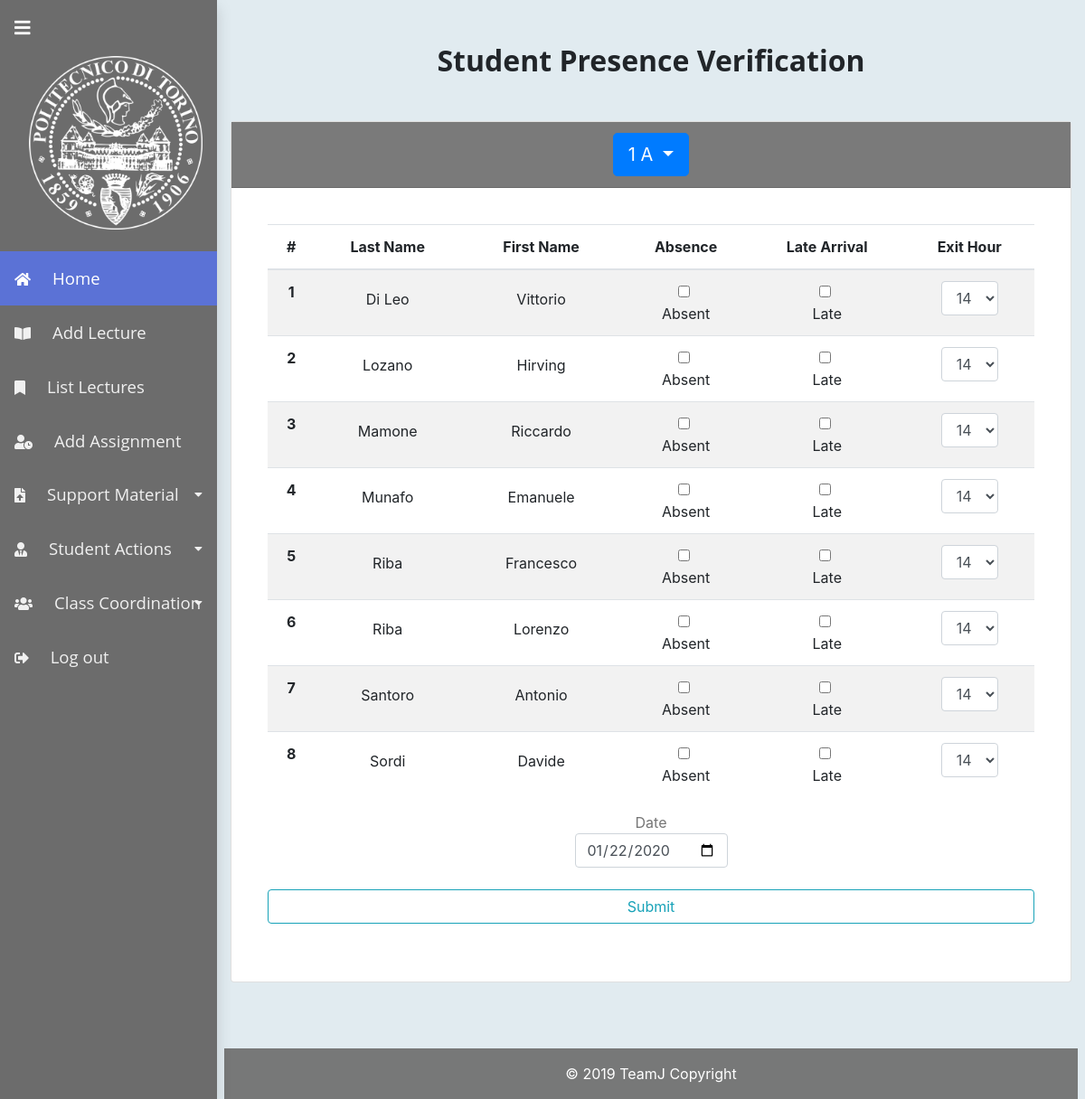
The app's page /usergroup/teacher/addAbsence.php?classID=1&date=2020-01-22 (signed in) with its own data.
### tables this page shows
CREATE TABLE `Student` (
  `ID` int(11) NOT NULL,
  `Name` varchar(50) NOT NULL,
  `Surname` varchar(50) NOT NULL,
  `AverageLastSchool` float NOT NULL,
  `CF` varchar(16) NOT NULL,
  `SpecificClassID` int(11) NOT NULL
);

### classes/teacher.class.php (called while the page is built, shortened)
<?php
class teacher extends user {
	public function get_teacher_ID() {
		return isset($_SESSION['teacherID']) ? $_SESSION['teacherID'] : -1;
	}
	public function get_assigned_classes_names() {
		$classes = array();
		$conn = $this->connectMySQL();
		$stmt = $conn->prepare("SELECT DISTINCT ttc.SpecificClassID as ClassID, sc.YearClassID as YearClass, sc.Section as Section
                                      from TopicTeacherClass ttc, SpecificClass as sc
                                      WHERE sc.ID = ttc.SpecificClassID and TeacherID=?");
		$teacherID = $this->get_teacher_ID();
		$stmt->bind_param('i', $teacherID);
		$stmt->execute();
		$res = $stmt->get_result();
		if ($res->num_rows <= 0) {
			return false;
		} else {
			while ($row = $res->fetch_assoc()) {
				array_push($classes, $row);
			}
		}
		return $classes;
	}
    public function get_students_by_class_id($classID) {
        $students = array();
        $conn = $this->connectMySQL();
        $stmt = $conn->prepare("SELECT ID, Name, Surname
	                                  FROM Student
	                                  WHERE SpecificClassID = ?
	                                  ORDER BY Surname,Name,ID;");
        $stmt->bind_param('i', $classID);
        $stmt->execute();
        $res = $stmt->get_result();
        if ($res > 0) {
            while ($row = $res->fetch_assoc()) {
                array_push($students, $row);
            }
        }
        return $students;
    }
}

### usergroup/teacher/addAbsence.php (the view, shortened to what this page needs)
<?php
$teacher = new teacher();
if (isset($_GET['operation_result'])) {
    switch ($_GET['operation_result']) {
        case 1:
            $content .= '
                <div class="alert alert-success" role="alert">
                    Absences successfully registered. <a href="addAbsence.php" class="alert-link">Keep registering absence</a> or <a href="../teacher/index.php" class="alert-link">back to your homepage.</a>
                </div>';
            break;
        case 0:
            $content .= '
                <div class="alert alert-danger" role="alert">
                    Error in uploading students\' absence. <a href="addAbsence.php" class="alert-link">Retry </a> or <a href="../teacher/index.php" class="alert-link">back to your homepage.</a>
                </div>';
            break;
        case -1:
            $content .= '
                <div class="alert alert-danger" role="alert">
                    Error <a href="addAbsence.php" class="alert-link">Retry </a> or <a href="../teacher/index.php" class="alert-link">back to your homepage.</a>
                </div>';
            break;
        case -2:
            $content .= '
                <div class="alert alert-danger" role="alert">
                    No student selected. <a href="addAbsence.php" class="alert-link">Retry </a> or <a href="../teacher/index.php" class="alert-link">back to your homepage.</a>
                </div>';
            break;
        default:
            $content .= '
                <div class="alert alert-dark" role="alert">
                    Operation not allowed.
                </div>';
    }
} else {
    $classes = $teacher->get_assigned_classes_names();
    $drop_down = "";
    if(isset($_GET['date']))
        $today = $_GET['date'];
    else
        $today = date("Y-m-d");
    for ($i = 0; $i < sizeof($classes); $i++) {
        $classID = $classes[$i]['ClassID'];
        $yearSection = $classes[$i]['YearClass'] . " " . $classes[$i]['Section'];
        $drop_down .= '<a class="dropdown-item" href="addAbsence.php?classID='.$classID.'&date='.$today.'">'.$yearSection.'</a>';
    }
    if (!isset($_GET['classID']) && empty($_POST)) {
        $content = '
                <div class="card text-center">
                    <div class="card-header" style="background-color:rgba(108,108,108,0.9);color:white">
                        <div class="btn-group">
                            <button type="button" class="btn btn-primary dropdown-toggle btn-lg" data-toggle="dropdown" aria-haspopup="true" aria-expanded="false">
                                Choose a class
                            </button>
                            <div class="dropdown-menu">'.
                                $drop_down.
                            '</div>
                        </div>
                    </div>
                    <div class="card-body">
                        <p class="card-text">Select a class to insert a new absence record.</p>
                    </div>
                </div>';
    } else if (isset($_GET['classID'])) {
        $students_info = $teacher->get_students_by_class_id($_GET['classID']);
        $classID =  $_GET['classID'];
        if(isset($_GET['date']))
            $today = $_GET['date'];
        else
            $today = date("Y-m-d");
        for ($i = 0; $i < sizeof($classes); $i++) {
            $yearSection = $classes[$i]['YearClass'] . " " . $classes[$i]['Section'];
            if ($classes[$i]['ClassID'] == $classID){
                break;
            }
        }
        $id_status = array();
        $table_content = '<div class="card-body">
                            <form method="post" class="form-inline" style="color:#757575" action="addAbsence.php">
                            <table class="table table-striped">
                            <thead>
                                <tr>
                                <th scope="col">#</th>
                                <th scope="col">Last Name</th>
                                <th scope="col">First Name</th>
                                <th scope="col">Absence</th>
                                <th scope="col">Late Arrival</th>
                                <th scope="col">Exit Hour</th>
                                </tr>
                            </thead>
                            <tbody>';
        for ($i = 0; $i < sizeof($students_info); $i++) {
            $name = $students_info[$i]['Name'];
            $surname = $students_info[$i]['Surname'];
            $id = $students_info[$i]['ID'];
            $stud_num =$i+1;
            $status = $id_status[$id];
            $inputAbsent = "<input type=\"checkbox\" class=\"form-check-input\" id=\"absence_$id\" name=\"absence_$id\" value=\"yes\">";
            $inputLate = "<input type=\"checkbox\" class=\"form-check-input\" id=\"late_$id\" name=\"late_$id\" value=\"yes\" >";
            $inputEarlyExit = "<select class=\"form-control text-center\" name=\"early_exit_hour_$id\">
                                              <option value=\"6\">14</option>
                                              <option value=\"5\">13</option>
                                              <option value=\"4\">12</option>
                                              <option value=\"3\">11</option>
                                              <option value=\"2\">10</option>
                                              <option value=\"1\">9</option>
                                            </select>";
            if(!$status)
                $status="none";
            $table_content .= <<<OUT
                            <tr>
                                <th scope="row">$stud_num</th>
                                    <td><div class="col-xs-2 m-2">$surname</div></td>
                                    <td><div class="col-xs-2 m-2">$name</div></td>
                                    <td>
                                        $inputAbsent
                                        <label class="form-check-label" id="absence_label_$id" for="exampleCheck1">Absent</label>
                                        <input type="text" class="form-check-input" id="status_$id" name="status_$id" value="$status" hidden>
                                    </td>
                                    <td>
                                        $inputLate
                                        <label class="form-check-label" id="late_label_$id" for="exampleCheck1">Late</label>
                                    </td>
                                    <td>
                                        <div class="form-group justify-content-center">
                                            $inputEarlyExit
                                        </div>
                                    </td>
                            </tr>
OUT;
        }
        $table_content .= '
                                    </tbody>
                                    </table>';
        $table_content .= '
                            <div class="col-sm-12">
                                        <label for="date">Date</label>
                                        <input type="date" id="date" class="form-control" name="date" onchange="changedDate(this)" value="'.$today.'">
                            </div>
                            <button class="btn btn-outline-info btn-rounded btn-block my-4 waves-effect z-depth-0" type="submit">Submit</button>
                        </form>
                        </div>
                        </div>';
        $content = '
                <div class="card text-center">
                <script type="text/javascript"><!--
                function changedDate(elem){
                    let date = elem.value;
                    let id = window.location.search.substr(1).split("&")[0].split("=")[1];
                    window.location.replace("addAbsence.php?classID="+id+"&date="+date);
                }
                --></script>
                    <div class="card-header" style="background-color:rgba(108,108,108,0.9);color:white">
                        <div class="btn-group">
                            <button type="button" class="btn btn-primary dropdown-toggle btn-lg" data-toggle="dropdown" aria-haspopup="true" aria-expanded="false">
                            '.$yearSection.'
                        </button>
                        <div class="dropdown-menu">
                            '.$drop_down.'
                        </div>
                        </div>
                    </div>
                <div class="card-body">'.
                $table_content;
    } else if (!empty($_POST)) {
        $classID = $_SESSION['classID'];
        $students_info = $teacher->get_students_by_class_id($classID);
        if (sizeof($students_info) == 0) {
            header("Location: addAbsence.php?operation_result=-1");
            exit();
        }
        $counter = 0;
        for ($i = 0; $i < sizeof($students_info); $i++) {
            $id = $students_info[$i]['ID'];
            if (isset($_POST["absence_$id"])&&isset($_POST["status_$id"])) {
                $absent = $_POST["absence_$id"] == 'yes';
                $status = $_POST["status_$id"] != 'Absent';
                $date = $_POST['date'];
                if(!$date){
                    $date = date("Y-m-d H:i:s");
                } else {
                    $newD = date_create($date);
                    date_time_set($newD,00,00,00);
                    $date= date_format($newD,"Y-m-d H:i:s");
                }
                if ($absent and $status) {
                    $res = $teacher->register_absence($id, $date);
                    if (!$res) {
                        header("Location: addAbsence.php?operation_result=0");
                        exit();
                    }
                    $counter++;
                }
            }
        }
        for ($i = 0; $i < sizeof($students_info);$i++){
            $id = $students_info[$i]['ID'];
            if(isset($_POST["early_exit_hour_$id"])&&isset($_POST["status_$id"])){
                $earlyExit = $_POST["early_exit_hour_$id"] != 6;
                $status = $_POST["status_$id"] != 'Absent';
                $date = $_POST['date'];
                if(!$date){
                    $date = date("Y-m-d H:i:s");
                } else {
                    $newD = date_create($date);
                    date_time_set($newD,00,00,00);
                    $date= date_format($newD,"Y-m-d H:i:s");
                }
                if($earlyExit and $status){
                    $res = $teacher->register_early_exit($id,$date,$_POST["early_exit_hour_$id"]);
                    if (!$res) {
                        header("Location: addAbsence.php?operation_result=0");
                        exit();
                    }
                    $counter++;
                }
            }
        }
        for ($i = 0; $i < sizeof($students_info); $i++) {
            $id = $students_info[$i]['ID'];
            if (isset($_POST["late_$id"])) {
                $absent = $_POST["late_$id"] == 'yes';
                $status = $_POST["status_$id"] != 'Late';
                $date = $_POST['date'];
                if(!$date){
                    $date = date("Y-m-d H:i:s");
                } else {
                    $newD = date_create($date);
                    date_time_set($newD,00,00,00);
                    $date= date_format($newD,"Y-m-d H:i:s");
                }
                if ($absent and $status) {
                    $res = $teacher->register_late_arrival($id, $date);
                    if (!$res) {
                        header("Location: addAbsence.php?operation_result=0");
                        exit();
                    }
                    $counter++;
                }
            }
        }
        if ($counter > 0) {
            header("Location: addAbsence.php?operation_result=1");
            exit();
        } else if ($counter == 0){
            header("Location: addAbsence.php?operation_result=-2");
            exit();
        } else {
            header("Location: addAbsence.php?operation_result=0");
            exit();
        }
    }
}

### css/timeline.css (style rules this page uses)
*, *:after, *:before { -webkit-box-sizing: border-box; -moz-box-sizing: border-box; box-sizing: border-box; }

### css/calendar_style.css (style rules this page uses)
*, *:before, *:after { -moz-box-sizing: border-box; -webkit-box-sizing: border-box; box-sizing: border-box; }

### css/style.css (style rules this page uses)
html { height: 100%; }
body { background-color: rgb(225, 235, 240); display: flex; flex-direction: column; height: 100%; }

### css/sidebar.css (style rules this page uses)
body { position: relative; }
@media (min-width: 992px) { body { padding-left: 15rem; } }

### records on screen
student: Surname "Di Leo", Name "Vittorio", ID "14"
student: Surname "Lozano", Name "Hirving", ID "14"
student: Surname "Mamone", Name "Riccardo", ID "14"
student: Surname "Munafo", Name "Emanuele", ID "14"
student: Surname "Riba", Name "Francesco", ID "14"
student: Surname "Riba", Name "Lorenzo", ID "14"
student: Surname "Santoro", Name "Antonio", ID "14"
student: Surname "Sordi", Name "Davide", ID "14"

### other values on screen
$this->title "Student Presence Verification"
$yearSection "1 A"
$stud_num "1 2 3 4 5 6 7 8"
